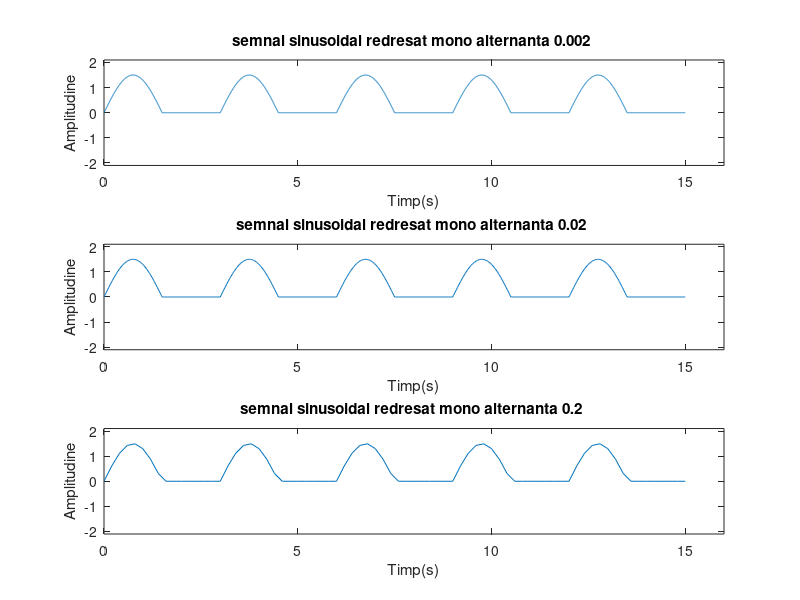

Source code (MATLAB):
%semnal sinusoidal redresat monoalternanta
T=3 %PERIOASA SEMNALULUI neredresat
w=2*pi/T
nT=5
A=0.8 %amplitudinea semnalului
t=0:0.002:3*nT
 y = 1.5 * sin(w*t)
y(y<0) = 0   
subplot(3,1,1)
 plot(t,y)
axis([0 16 -2.1 2.1])
title('semnal sinusoidal redresat mono alternanta 0.002 ')
xlabel('Timp(s)')
ylabel('Amplitudine')

t1=0:0.02:3*nT
 y1 = 1.5 * sin(w*t1);
y1(y1<0) = 0   
subplot(3,1,2)
 plot(t1,y1)
axis([0 16 -2.1 2.1])
title('semnal sinusoidal redresat mono alternanta 0.02 ')
xlabel('Timp(s)')
ylabel('Amplitudine')

t2=0:0.2:3*nT
 y2 = 1.5 * sin(w*t2);
y2(y2<0) = 0   
subplot(3,1,3)
 plot(t2,y2)
axis([0 16 -2.1 2.1])
title('semnal sinusoidal redresat mono alternanta 0.2 ')
xlabel('Timp(s)')
ylabel('Amplitudine')